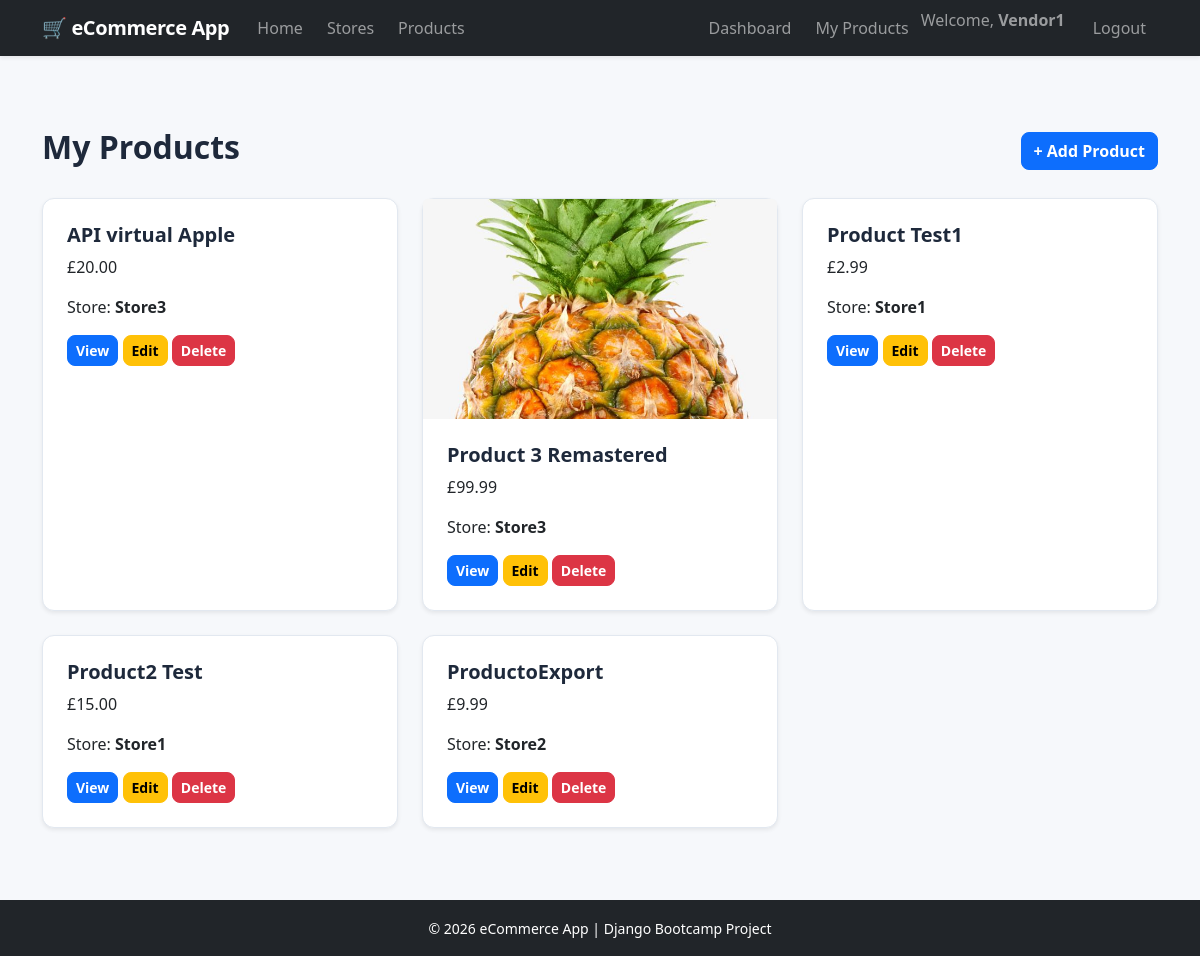
The app's page /products/ (signed in) with its own data.
### Store/models.py (models this page shows, shortened)
class Product(models.Model):
    store = models.ForeignKey(
        Store,
        on_delete=models.CASCADE,
        related_name="products",
    )
    name = models.CharField(
        max_length=100
    )
    description = models.TextField(
        blank=True
    )
    price = models.DecimalField(
        max_digits=10,
        decimal_places=2,
    )
    stock = models.PositiveIntegerField(
        default=0
    )
    image = models.ImageField(
        upload_to="products/",
        blank=True,
        null=True,
    )
    available = models.BooleanField(
        default=True
    )
    created_at = models.DateTimeField(
        auto_now_add=True
    )
    updated_at = models.DateTimeField(
        auto_now=True
    )
    class Meta:
        ordering = ["name"]

class Store(models.Model):
    owner = models.ForeignKey(
        User,
        on_delete=models.CASCADE,
        related_name="stores"
    )
    name = models.CharField(max_length=100)
    description = models.TextField(blank=True)
    created_at = models.DateTimeField(auto_now_add=True)

### Store/decorators.py (the view)
    @login_required
    def wrapper(request, *args, **kwargs):
        if request.user.groups.filter(name="Vendor").exists():
            return view_func(request, *args, **kwargs)
        raise PermissionDenied

### Store/views.py (called while the page is built)
@login_required
@vendor_required
def product_list(request):
    products = Product.objects.filter(
        store__owner=request.user
    ).select_related("store")
    return render(
        request,
        "products/product_list.html",
        {
            "products": products
        }
    )

### templates/products/product_list.html
{% extends "base.html" %}
{% block content %}
<div class="d-flex justify-content-between align-items-center mb-4">
<h2>My Products</h2>
<a href="{% url 'create_product' %}" class="btn btn-primary">
+ Add Product
</a>
</div>
<div class="row">
{% for product in products %}
<div class="col-md-4 mb-4">
<div class="card h-100 shadow-sm">
{% if product.image %}
<img src="{{ product.image.url }}"
     class="card-img-top"
     style="height:220px;object-fit:cover;">
{% endif %}
<div class="card-body">
<h5>
{{ product.name }}
</h5>
<p>
£{{ product.price }}
</p>
<p>
Store:
<strong>
{{ product.store.name }}
</strong>
</p>
<a href="{% url 'product_detail' product.id %}"
class="btn btn-primary btn-sm">
View
</a>
<a href="{% url 'update_product' product.id %}"
class="btn btn-warning btn-sm">
Edit
</a>
<a href="{% url 'delete_product' product.id %}"
class="btn btn-danger btn-sm">
Delete
</a>
</div>
</div>
</div>
{% empty %}
<div class="alert alert-info">
No products yet.
</div>
{% endfor %}
</div>
{% endblock %}

### templates/base.html (shortened to what this page needs)
{% load static %}
<!DOCTYPE html>
<html lang="en">
<head>
    <link
        href="https://cdn.jsdelivr.net/npm/bootstrap@5.3.3/dist/css/bootstrap.min.css"
        rel="stylesheet">
    <link
        rel="stylesheet"
        href="{% static 'css/style.css' %}">
</head>
<body class="d-flex flex-column min-vh-100">
<nav class="navbar navbar-expand-lg navbar-dark bg-dark shadow-sm">
    <div class="container">
        <a class="navbar-brand" href="{% url 'home' %}">
            🛒 eCommerce App
        </a>
        <div class="collapse navbar-collapse" id="navbarNav">
            <ul class="navbar-nav me-auto">
                <li class="nav-item">
                    <a class="nav-link" href="{% url 'home' %}">
                        Home
                    </a>
                </li>
                <li class="nav-item">
                    <a class="nav-link" href="{% url 'browse_stores' %}">
                        Stores
                    </a>
                </li>
                <li class="nav-item">
                    <a class="nav-link" href="{% url 'browse_products' %}">
                        Products
                    </a>
                </li>
            </ul>
            <ul class="navbar-nav ms-auto">
                {% if user.is_authenticated %}
                    {% if user.groups.all.0.name == "Vendor" %}
                        <li class="nav-item">
                            <a class="nav-link" href="{% url 'dashboard' %}">
                                Dashboard
                            </a>
                        </li>
                        <li class="nav-item">
                            <a class="nav-link" href="{% url 'product_list' %}">
                                My Products
                            </a>
                        </li>
                    {% endif %}
                    <li class="nav-item">
                        <span class="navbar-text me-3">
                            Welcome,
                            <strong>
                                {{ user.username }}
                            </strong>
                        </span>
                    </li>
                    <li class="nav-item">
                        <a class="nav-link" href="{% url 'logout' %}">
                            Logout
                        </a>
                    </li>
                {% endif %}
            </ul>
        </div>
    </div>
</nav>
<main class="container my-5 flex-grow-1">
    {% block content %}
    {% endblock %}
</main>
<footer class="bg-dark text-white text-center py-3 mt-auto">
    <div class="container">
        <small>
            &copy; {% now "Y" %} eCommerce App
            | Django Bootcamp Project
        </small>
    </div>
</footer>
</body>
</html>

### static/css/style.css (style rules this page uses)
:root { --app-bg: #f6f8fb; --app-border: #e2e8f0; --app-heading: #1e293b; }
body { background: var(--app-bg); color: #334155; }
h1, h2, h3, h4, h5, h6 { color: var(--app-heading); font-weight: 700; }
.navbar-brand { font-weight: 700; letter-spacing: -0.02em; }
.nav-link { border-radius: 0.375rem; padding-inline: 0.75rem !important; }
.card { border-color: var(--app-border); border-radius: 0.75rem; }
.card-body { padding: 1.5rem; }
.btn { border-radius: 0.5rem; font-weight: 600; }

### records on screen
Product: name "API virtual Apple", price "20.00", store.name "Store3"
Product: image (picture), name "Product 3 Remastered", price "99.99", store.name "Store3"
Product: name "Product Test1", price "2.99", store.name "Store1"
Product: name "Product2 Test", price "15.00", store.name "Store1"
Product: name "ProductoExport", price "9.99", store.name "Store2"

### other values on screen
{{ user.username }} "Vendor1"
